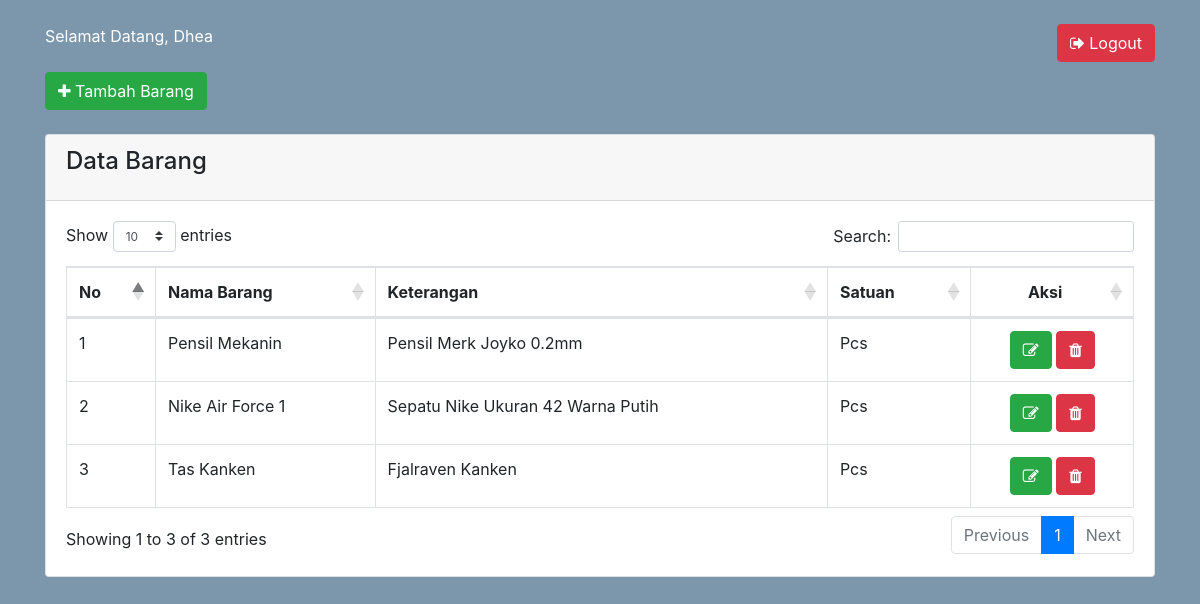
Screenshot of /index.php (signed in) with the database file from the repository.
### tables this page shows
CREATE TABLE `pengguna` (
  `IdPengguna` int(11) NOT NULL,
  `NamaPengguna` varchar(50) NOT NULL,
  `PASSWORD` char(128) NOT NULL,
  `NamaDepan` varchar(25) NOT NULL,
  `NamaBelakang` varchar(25) DEFAULT NULL,
  `NoHp` varchar(12) NOT NULL,
  `alamat` text NOT NULL,
  `IdAkses` int(11) DEFAULT NULL
);

CREATE TABLE `barang` (
  `IdBarang` int(11) NOT NULL,
  `NamaBarang` varchar(50) NOT NULL,
  `Keterangan` varchar(100) NOT NULL,
  `satuan` varchar(30) NOT NULL,
  `IdPengguna` int(11) NOT NULL
);

### proses/panggil.php (called while the page is built, shortened)
<?php
    include 'prosescrud.php';
    $db = new Koneksi();
    $koneksi =  $db->DBConnect();
    $proses = new prosesCrud($koneksi);
    $id = $_SESSION['ADMIN']['IdPengguna'];
    $sesi = $proses->tampil_data_id('pengguna','IdPengguna',$id);
?>

### proses/prosescrud.php (called while the page is built, shortened)
<?php
class prosesCrud {
    protected $db;
    function __construct($db){
        $this->db = $db;
    }
    function tampil_data_barang($tabel,$user_id)
    {
        $row = $this->db->prepare("SELECT * FROM $tabel where IdPengguna = ?");
        $row->execute(array($user_id));
        return $hasil = $row->fetchAll();
    }
    function tampil_data_id($tabel,$where,$id)
    {
        $row = $this->db->prepare("SELECT * FROM $tabel WHERE $where = ?");
        $row->execute(array($id));
        $hasil = $row->fetch();
        return $hasil;
    }
}

### index.php (the view, shortened to what this page needs)
<?php
    require 'proses/panggil.php';
?>
<!DOCTYPE HTML>
<html>
	<head>
        <link rel="stylesheet" href="https://cdnjs.cloudflare.com/ajax/libs/twitter-bootstrap/4.1.3/css/bootstrap.css">
        <link rel="stylesheet" href="https://cdn.datatables.net/1.10.19/css/dataTables.bootstrap4.min.css" />
        <link rel="stylesheet" href="https://stackpath.bootstrapcdn.com/font-awesome/4.7.0/css/font-awesome.min.css">
	</head>
    <body style="background:#7C96AB;">
		<div class="container">
			<div class="row">
				<div class="col-lg-12">
                    <?php
                        if(!empty($_SESSION['ADMIN']))
                        {
                    ?>
                    <br/>
                    <span style="color:#fff";>Selamat Datang, <?php echo $sesi['NamaDepan'];?></span>
                    <a href="logout.php" class="btn btn-danger btn-md float-right"><span class="fa fa-sign-out"></span> Logout</a>
                    <br/><br/>
                    <a href="tambah.php" class="btn btn-success btn-md"><span class="fa fa-plus"></span> Tambah Barang</a>
                    <br/><br/>
                    <div class="card">
                        <div class="card-header">
                            <h4 class="card-title">Data Barang</h4>
                        </div>
                        <div class="card-body">
                            <table class="table table-hover table-bordered" id="mytable" style="margin-top: 10px">
                                <thead>
                                    <tr>
                                        <th width="50px">No</th>
                                        <th>Nama Barang</th>
                                        <th>Keterangan</th>
                                        <th>Satuan</th>
                                        <th style="text-align: center;">Aksi</th>
                                    </tr>
                                </thead>
                                <tbody>
                                <?php
                                    $no=1;
                                    $hasil = $proses->tampil_data_barang('barang',$sesi['IdPengguna']);
                                    foreach($hasil as $isi){
                                ?>
                                    <tr>
                                        <td><?php echo $no; ?></td>
                                        <td><?php echo $isi['NamaBarang']?></td>
                                        <td><?php echo $isi['Keterangan'];?></td>
                                        <td><?php echo $isi['satuan'];?></td>
                                        <td style="text-align: center;">
                                            <a href="edit.php?id=<?php echo $isi['IdBarang']; ?>" class="btn btn-success btn-md">
                                            <span class="fa fa-edit"></span></a>
                                            <a onclick="return confirm('Apakah yakin data akan di hapus?')" href="proses/crud.php?aksi=hapusBarang&IdBarang=<?php echo $isi['IdBarang'];?>"
                                            class="btn btn-danger btn-md"><span class="fa fa-trash"></span></a>
                                        </td>
                                    </tr>
                                <?php
                                    $no++;
                                    }
                                ?>
                                </tbody>
                            </table>
                        </div>
                    </div>
                    <?php
                    }?>
			    </div>
			</div>
		</div>
	</body>
</html>

### rows the page displays
pengguna: NamaDepan "Dhea"
barang: NamaBarang "Pensil Mekanin", Keterangan "Pensil Merk Joyko 0.2mm", satuan "Pcs"
barang: NamaBarang "Nike Air Force 1", Keterangan "Sepatu Nike Ukuran 42 Warna Putih", satuan "Pcs"
barang: NamaBarang "Tas Kanken", Keterangan "Fjalraven Kanken", satuan "Pcs"
